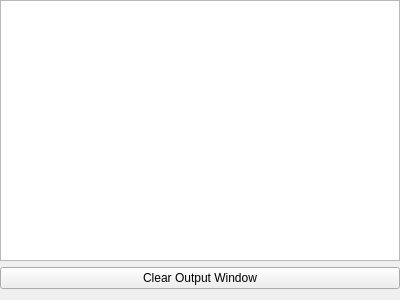
<?xml version="1.0" encoding="UTF-8"?>
<ui version="4.0">
 <class>OutputWindow</class>
 <widget class="QWidget" name="OutputWindow">
  <property name="geometry">
   <rect>
    <x>0</x>
    <y>0</y>
    <width>400</width>
    <height>300</height>
   </rect>
  </property>
  <property name="windowTitle">
   <string>Form</string>
  </property>
  <layout class="QGridLayout" name="gridLayout">
   <property name="leftMargin">
    <number>0</number>
   </property>
   <property name="topMargin">
    <number>0</number>
   </property>
   <property name="rightMargin">
    <number>0</number>
   </property>
   <item row="0" column="0">
    <widget class="QPlainTextEdit" name="mOutputText">
     <property name="undoRedoEnabled">
      <bool>false</bool>
     </property>
     <property name="readOnly">
      <bool>true</bool>
     </property>
    </widget>
   </item>
   <item row="1" column="0">
    <widget class="QPushButton" name="clearText">
     <property name="text">
      <string>Clear Output Window</string>
     </property>
    </widget>
   </item>
  </layout>
 </widget>
 <resources/>
 <connections/>
</ui>
